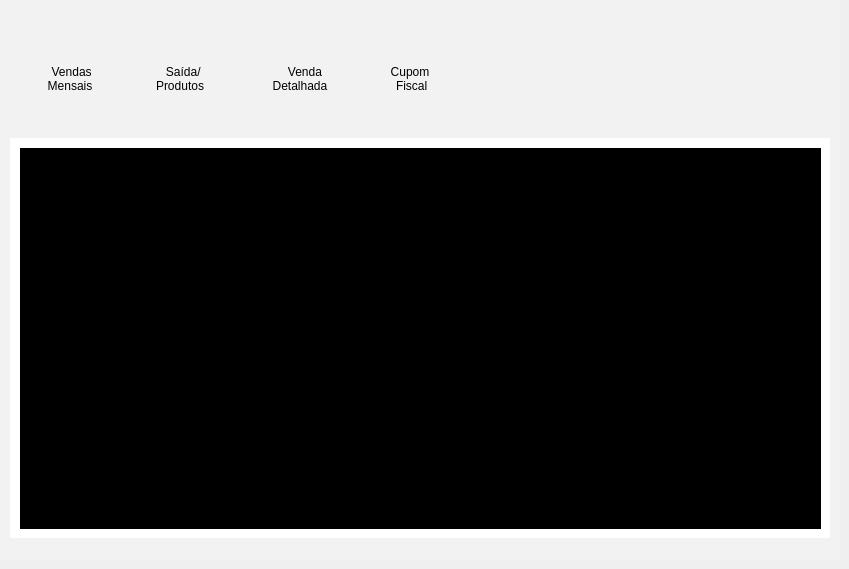
            <widget class="QWidget" name="relatorios">
             <attribute name="title">
              <string>Relatorios</string>
             </attribute>
             <widget class="QFrame" name="fr_primariorelatorios">
              <property name="geometry">
               <rect>
                <x>0</x>
                <y>0</y>
                <width>840</width>
                <height>560</height>
               </rect>
              </property>
              <property name="minimumSize">
               <size>
                <width>840</width>
                <height>560</height>
               </size>
              </property>
              <property name="maximumSize">
               <size>
                <width>16777215</width>
                <height>560</height>
               </size>
              </property>
              <property name="styleSheet">
               <string notr="true">background-color: #f2f2f2;
border:noborder;</string>
              </property>
              <property name="frameShape">
               <enum>QFrame::StyledPanel</enum>
              </property>
              <property name="frameShadow">
               <enum>QFrame::Raised</enum>
              </property>
              <widget class="QFrame" name="fr_subtelas_relatorios">
               <property name="geometry">
                <rect>
                 <x>10</x>
                 <y>138</y>
                 <width>820</width>
                 <height>400</height>
                </rect>
               </property>
               <property name="minimumSize">
                <size>
                 <width>820</width>
                 <height>400</height>
                </size>
               </property>
               <property name="maximumSize">
                <size>
                 <width>820</width>
                 <height>400</height>
                </size>
               </property>
               <property name="styleSheet">
                <string notr="true">background-color: rgb(255, 255, 255);
</string>
               </property>
               <property name="frameShape">
                <enum>QFrame::StyledPanel</enum>
               </property>
               <property name="frameShadow">
                <enum>QFrame::Raised</enum>
               </property>
               <widget class="QWidget" name="widget_5" native="true">
                <property name="geometry">
                 <rect>
                  <x>10</x>
                  <y>10</y>
                  <width>801</width>
                  <height>381</height>
                 </rect>
                </property>
                <property name="styleSheet">
                 <string notr="true">background-color: rgb(42, 14, 255);</string>
                </property>
               </widget>
               <widget class="QWidget" name="widget_2" native="true">
                <property name="geometry">
                 <rect>
                  <x>10</x>
                  <y>10</y>
                  <width>801</width>
                  <height>381</height>
                 </rect>
                </property>
                <property name="styleSheet">
                 <string notr="true">background-color: rgb(0, 0, 0);</string>
                </property>
               </widget>
               <widget class="QWidget" name="widget_3" native="true">
                <property name="geometry">
                 <rect>
                  <x>10</x>
                  <y>10</y>
                  <width>801</width>
                  <height>381</height>
                 </rect>
                </property>
                <property name="styleSheet">
                 <string notr="true">background-color: rgb(57, 255, 47);</string>
                </property>
               </widget>
               <widget class="QWidget" name="widget" native="true">
                <property name="geometry">
                 <rect>
                  <x>10</x>
                  <y>10</y>
                  <width>801</width>
                  <height>381</height>
                 </rect>
                </property>
                <property name="styleSheet">
                 <string notr="true">background-color: rgb(255, 255, 0);</string>
                </property>
               </widget>
               <zorder>widget_5</zorder>
               <zorder>widget</zorder>
               <zorder>widget_3</zorder>
               <zorder>widget_2</zorder>
              </widget>
              <widget class="QFrame" name="men_interno_relelatorios">
               <property name="geometry">
                <rect>
                 <x>0</x>
                 <y>20</y>
                 <width>841</width>
                 <height>100</height>
                </rect>
               </property>
               <property name="maximumSize">
                <size>
                 <width>16777215</width>
                 <height>100</height>
                </size>
               </property>
               <property name="styleSheet">
                <string notr="true">background-color: #f2f2f2;
border:noborder;</string>
               </property>
               <property name="frameShape">
                <enum>QFrame::StyledPanel</enum>
               </property>
               <property name="frameShadow">
                <enum>QFrame::Raised</enum>
               </property>
               <widget class="QPushButton" name="bt_saidapro_rel">
                <property name="geometry">
                 <rect>
                  <x>130</x>
                  <y>0</y>
                  <width>100</width>
                  <height>90</height>
                 </rect>
                </property>
                <property name="minimumSize">
                 <size>
                  <width>100</width>
                  <height>90</height>
                 </size>
                </property>
                <property name="maximumSize">
                 <size>
                  <width>100</width>
                  <height>90</height>
                 </size>
                </property>
                <property name="toolTip">
                 <string/>
                </property>
                <property name="layoutDirection">
                 <enum>Qt::LeftToRight</enum>
                </property>
                <property name="styleSheet">
                 <string notr="true">background-color: qradialgradient(spread:pad, cx:0.5, cy:0.5, radius:0.5, fx:0.5, fy:0.5, stop:0 rgba(0, 0, 0, 0));</string>
                </property>
                <property name="inputMethodHints">
                 <set>Qt::ImhNone</set>
                </property>
                <property name="text">
                 <string>

  Saída/
Produtos</string>
                </property>
                <property name="icon">
                 <iconset>
                  <normaloff>Telas/Repono/Relatorios/PNG/icon_saida.png</normaloff>Telas/Repono/Relatorios/PNG/icon_saida.png</iconset>
                </property>
                <property name="iconSize">
                 <size>
                  <width>32</width>
                  <height>32</height>
                 </size>
                </property>
                <property name="shortcut">
                 <string notr="true"/>
                </property>
                <property name="checkable">
                 <bool>false</bool>
                </property>
                <property name="checked">
                 <bool>false</bool>
                </property>
                <property name="autoRepeat">
                 <bool>false</bool>
                </property>
                <property name="autoExclusive">
                 <bool>false</bool>
                </property>
                <property name="autoDefault">
                 <bool>false</bool>
                </property>
               </widget>
               <widget class="QPushButton" name="bt_vendadt_rel">
                <property name="geometry">
                 <rect>
                  <x>250</x>
                  <y>0</y>
                  <width>100</width>
                  <height>90</height>
                 </rect>
                </property>
                <property name="minimumSize">
                 <size>
                  <width>100</width>
                  <height>90</height>
                 </size>
                </property>
                <property name="maximumSize">
                 <size>
                  <width>100</width>
                  <height>90</height>
                 </size>
                </property>
                <property name="styleSheet">
                 <string notr="true">background-color: qradialgradient(spread:pad, cx:0.5, cy:0.5, radius:0.5, fx:0.5, fy:0.5, stop:0 rgba(0, 0, 0, 0));
border:noborder;</string>
                </property>
                <property name="text">
                 <string>

   Venda
Detalhada</string>
                </property>
                <property name="icon">
                 <iconset>
                  <normaloff>Telas/Repono/Relatorios/PNG/icon_venda_detalhada.png</normaloff>Telas/Repono/Relatorios/PNG/icon_venda_detalhada.png</iconset>
                </property>
                <property name="iconSize">
                 <size>
                  <width>35</width>
                  <height>35</height>
                 </size>
                </property>
               </widget>
               <widget class="QPushButton" name="bt_cupomfis_rel">
                <property name="geometry">
                 <rect>
                  <x>360</x>
                  <y>0</y>
                  <width>100</width>
                  <height>90</height>
                 </rect>
                </property>
                <property name="minimumSize">
                 <size>
                  <width>100</width>
                  <height>90</height>
                 </size>
                </property>
                <property name="maximumSize">
                 <size>
                  <width>100</width>
                  <height>90</height>
                 </size>
                </property>
                <property name="toolTip">
                 <string>&lt;html&gt;&lt;head/&gt;&lt;body&gt;&lt;p&gt;123&lt;/p&gt;&lt;p align=&quot;center&quot;&gt;+5+5&lt;/p&gt;&lt;/body&gt;&lt;/html&gt;</string>
                </property>
                <property name="styleSheet">
                 <string notr="true">background-color: qradialgradient(spread:pad, cx:0.5, cy:0.5, radius:0.5, fx:0.5, fy:0.5, stop:0 rgba(0, 0, 0, 0));
border:noborder;</string>
                </property>
                <property name="text">
                 <string>

Cupom
 Fiscal</string>
                </property>
                <property name="icon">
                 <iconset>
                  <normaloff>Telas/Repono/Relatorios/PNG/icon_cupom_fiscal.png</normaloff>Telas/Repono/Relatorios/PNG/icon_cupom_fiscal.png</iconset>
                </property>
                <property name="iconSize">
                 <size>
                  <width>35</width>
                  <height>35</height>
                 </size>
                </property>
               </widget>
               <widget class="QPushButton" name="bt_vendasm_rel">
                <property name="geometry">
                 <rect>
                  <x>20</x>
                  <y>0</y>
                  <width>100</width>
                  <height>90</height>
                 </rect>
                </property>
                <property name="minimumSize">
                 <size>
                  <width>100</width>
                  <height>90</height>
                 </size>
                </property>
                <property name="maximumSize">
                 <size>
                  <width>100</width>
                  <height>90</height>
                 </size>
                </property>
                <property name="styleSheet">
                 <string notr="true">background-color: qradialgradient(spread:pad, cx:0.5, cy:0.5, radius:0.5, fx:0.5, fy:0.5, stop:0 rgba(0, 0, 0, 0));
border:noborder;</string>
                </property>
                <property name="text">
                 <string>

 Vendas
Mensais</string>
                </property>
                <property name="icon">
                 <iconset>
                  <normaloff>Telas/Repono/Relatorios/PNG/icon_vendas_mensais.png</normaloff>Telas/Repono/Relatorios/PNG/icon_vendas_mensais.png</iconset>
                </property>
                <property name="iconSize">
                 <size>
                  <width>35</width>
                  <height>35</height>
                 </size>
                </property>
               </widget>
               <widget class="QLabel" name="icon_vendasdt">
                <property name="geometry">
                 <rect>
                  <x>280</x>
                  <y>10</y>
                  <width>30</width>
                  <height>30</height>
                 </rect>
                </property>
                <property name="minimumSize">
                 <size>
                  <width>30</width>
                  <height>30</height>
                 </size>
                </property>
                <property name="styleSheet">
                 <string notr="true">background-color: qradialgradient(spread:pad, cx:0.5, cy:0.5, radius:0.5, fx:0.5, fy:0.5, stop:0 rgba(0, 0, 0, 0));
border:noborder;</string>
                </property>
                <property name="text">
                 <string/>
                </property>
                <property name="pixmap">
                 <pixmap>Relatorios/PNG/icon_venda_detalhada.png</pixmap>
                </property>
                <property name="scaledContents">
                 <bool>true</bool>
                </property>
               </widget>
               <widget class="QLabel" name="icon_saidapr">
                <property name="geometry">
                 <rect>
                  <x>50</x>
                  <y>10</y>
                  <width>30</width>
                  <height>30</height>
                 </rect>
                </property>
                <property name="minimumSize">
                 <size>
                  <width>30</width>
                  <height>30</height>
                 </size>
                </property>
                <property name="styleSheet">
                 <string notr="true">background-color: qradialgradient(spread:pad, cx:0.5, cy:0.5, radius:0.5, fx:0.5, fy:0.5, stop:0 rgba(0, 0, 0, 0));
border:noborder;</string>
                </property>
                <property name="text">
                 <string/>
                </property>
                <property name="pixmap">
                 <pixmap>Relatorios/PNG/icon_saida.png</pixmap>
                </property>
                <property name="scaledContents">
                 <bool>true</bool>
                </property>
               </widget>
               <widget class="QLabel" name="icon_vendasm">
                <property name="geometry">
                 <rect>
                  <x>160</x>
                  <y>10</y>
                  <width>30</width>
                  <height>30</height>
                 </rect>
                </property>
                <property name="minimumSize">
                 <size>
                  <width>30</width>
                  <height>30</height>
                 </size>
                </property>
                <property name="styleSheet">
                 <string notr="true">border:noborder;
background-color: qradialgradient(spread:pad, cx:0.5, cy:0.5, radius:0.5, fx:0.5, fy:0.5, stop:0 rgba(0, 0, 0, 0));</string>
                </property>
                <property name="text">
                 <string/>
                </property>
                <property name="pixmap">
                 <pixmap>Relatorios/PNG/icon_vendas_mensais.png</pixmap>
                </property>
                <property name="scaledContents">
                 <bool>true</bool>
                </property>
               </widget>
               <widget class="QLabel" name="icon_cupon">
                <property name="geometry">
                 <rect>
                  <x>400</x>
                  <y>10</y>
                  <width>30</width>
                  <height>30</height>
                 </rect>
                </property>
                <property name="minimumSize">
                 <size>
                  <width>30</width>
                  <height>30</height>
                 </size>
                </property>
                <property name="styleSheet">
                 <string notr="true">background-color: qradialgradient(spread:pad, cx:0.5, cy:0.5, radius:0.5, fx:0.5, fy:0.5, stop:0 rgba(0, 0, 0, 0));
border:noborder;</string>
                </property>
                <property name="text">
                 <string/>
                </property>
                <property name="pixmap">
                 <pixmap>Relatorios/PNG/icon_cupom_fiscal.png</pixmap>
                </property>
                <property name="scaledContents">
                 <bool>true</bool>
                </property>
               </widget>
               <zorder>icon_cupon</zorder>
               <zorder>bt_cupomfis_rel</zorder>
               <zorder>icon_vendasdt</zorder>
               <zorder>icon_vendasm</zorder>
               <zorder>icon_saidapr</zorder>
               <zorder>bt_vendadt_rel</zorder>
               <zorder>bt_vendasm_rel</zorder>
               <zorder>bt_saidapro_rel</zorder>
              </widget>
             </widget>
            </widget>
